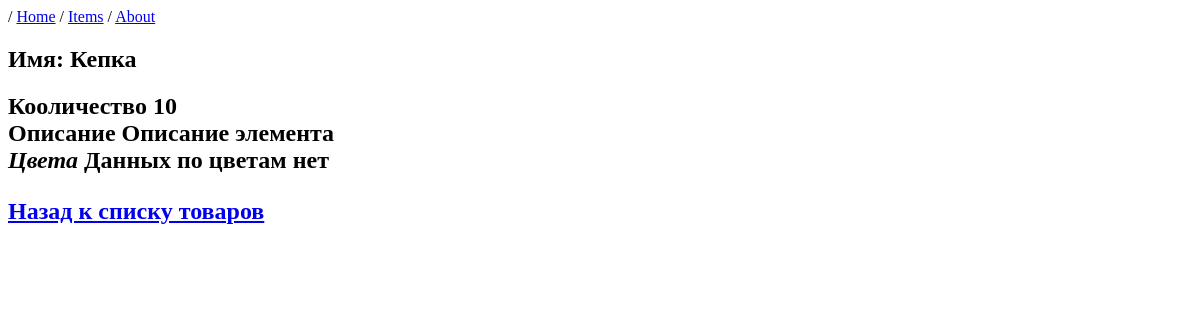
Screenshot of /item/4 with the database file from the repository.
### MainApp/models.py (models this page shows, shortened)
class Item(models.Model):
    name = models.CharField(max_length=100)
    brand = models.CharField(max_length=100)
    count = models.PositiveBigIntegerField()
    description = models.TextField(max_length=200, default='Описание элемента')
    colors = models.ManyToManyField(to=Color)

### MainApp/views.py (the view)
# urls.py: path('item/<int:item_id>', views.getitem, name='item-detail'),
def getitem(request, item_id):
    try:
        item = Item.objects.get(id=item_id)
        colors = []
        colors = item.colors.all()
    except ObjectDoesNotExist:
        return HttpResponseNotFound(f"Item with id={item_id} not found")
    else:
        context = {
            "item": item,
            "colors": colors,
        }
        return render(request, "item_page.html", context)

### templates/item_page.html (shortened to what this page needs)
{% extends "base.html" %}
{% load static %}
{% block style %}
    <link rel='stylesheet' href='{% static "css/style.css" %}'>
{% endblock  %}
{% block content %}
    {{ block.super }}
    <h2> Имя: {{ item.name }}<h2>
        <div>
        Кооличество {{ item.count | default:"Товар отсутствует" }}
        </div>
        <div>
            Описание {{item.description }}
        </div>
        <i> Цвета </i>
        {% if colors %}
        <ul class='ul_no_mark'>
            {% for color in colors %}
            <li><div class='div_color' style='background-color: {{ color.name }};'></div>&nbsp;&nbsp; {{ color.name}} </li>
            {% endfor %}
        {% else %}
            Данных по цветам нет
        {% endif %}
        <br>
    <p> <a href="{% url "item-list" %}"> Назад к списку товаров </a>
{% endblock %}

### static/css/style.css (style rules this page uses)
* { box-sizing: border-box; }

### rows the page displays
Item: name "Кепка", count "10", description "Описание элемента"
